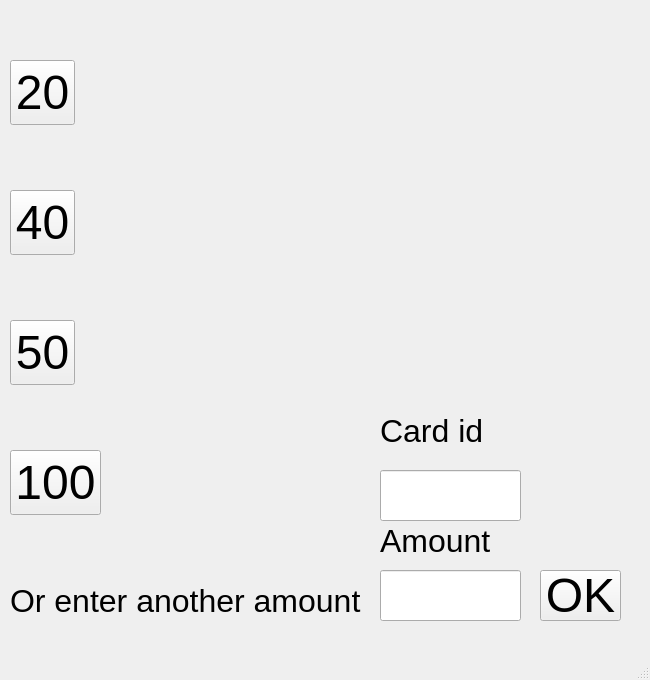
<?xml version="1.0" encoding="UTF-8"?>
<ui version="4.0">
 <class>MainWindow</class>
 <widget class="QMainWindow" name="MainWindow">
  <property name="geometry">
   <rect>
    <x>0</x>
    <y>0</y>
    <width>650</width>
    <height>680</height>
   </rect>
  </property>
  <property name="windowTitle">
   <string>MainWindow</string>
  </property>
  <widget class="QWidget" name="centralwidget">
   <widget class="QLabel" name="label_8">
    <property name="geometry">
     <rect>
      <x>10</x>
      <y>580</y>
      <width>361</width>
      <height>41</height>
     </rect>
    </property>
    <property name="font">
     <font>
      <pointsize>24</pointsize>
     </font>
    </property>
    <property name="text">
     <string>Or enter another amount</string>
    </property>
   </widget>
   <widget class="QLineEdit" name="addAmount">
    <property name="geometry">
     <rect>
      <x>380</x>
      <y>570</y>
      <width>141</width>
      <height>51</height>
     </rect>
    </property>
   </widget>
   <widget class="QPushButton" name="btnhundred">
    <property name="geometry">
     <rect>
      <x>10</x>
      <y>450</y>
      <width>91</width>
      <height>65</height>
     </rect>
    </property>
    <property name="font">
     <font>
      <pointsize>36</pointsize>
     </font>
    </property>
    <property name="text">
     <string>100</string>
    </property>
   </widget>
   <widget class="QPushButton" name="btnfifty">
    <property name="geometry">
     <rect>
      <x>10</x>
      <y>320</y>
      <width>65</width>
      <height>65</height>
     </rect>
    </property>
    <property name="font">
     <font>
      <pointsize>36</pointsize>
     </font>
    </property>
    <property name="text">
     <string>50</string>
    </property>
   </widget>
   <widget class="QPushButton" name="btntwenty">
    <property name="geometry">
     <rect>
      <x>10</x>
      <y>60</y>
      <width>65</width>
      <height>65</height>
     </rect>
    </property>
    <property name="font">
     <font>
      <pointsize>36</pointsize>
     </font>
    </property>
    <property name="text">
     <string>20</string>
    </property>
   </widget>
   <widget class="QPushButton" name="btnfourty">
    <property name="geometry">
     <rect>
      <x>10</x>
      <y>190</y>
      <width>65</width>
      <height>65</height>
     </rect>
    </property>
    <property name="font">
     <font>
      <pointsize>36</pointsize>
     </font>
    </property>
    <property name="text">
     <string>40</string>
    </property>
   </widget>
   <widget class="QPushButton" name="btn7_5">
    <property name="geometry">
     <rect>
      <x>540</x>
      <y>570</y>
      <width>81</width>
      <height>51</height>
     </rect>
    </property>
    <property name="font">
     <font>
      <pointsize>36</pointsize>
     </font>
    </property>
    <property name="text">
     <string>OK</string>
    </property>
   </widget>
   <widget class="QLabel" name="label_9">
    <property name="geometry">
     <rect>
      <x>380</x>
      <y>520</y>
      <width>121</width>
      <height>41</height>
     </rect>
    </property>
    <property name="font">
     <font>
      <pointsize>24</pointsize>
     </font>
    </property>
    <property name="text">
     <string>Amount</string>
    </property>
   </widget>
   <widget class="QLineEdit" name="addAmount_2">
    <property name="geometry">
     <rect>
      <x>380</x>
      <y>470</y>
      <width>141</width>
      <height>51</height>
     </rect>
    </property>
   </widget>
   <widget class="QLabel" name="label_10">
    <property name="geometry">
     <rect>
      <x>380</x>
      <y>410</y>
      <width>121</width>
      <height>41</height>
     </rect>
    </property>
    <property name="font">
     <font>
      <pointsize>24</pointsize>
     </font>
    </property>
    <property name="text">
     <string>Card id</string>
    </property>
   </widget>
  </widget>
  <widget class="QMenuBar" name="menubar">
   <property name="geometry">
    <rect>
     <x>0</x>
     <y>0</y>
     <width>650</width>
     <height>21</height>
    </rect>
   </property>
  </widget>
  <widget class="QStatusBar" name="statusbar"/>
 </widget>
 <resources/>
 <connections/>
</ui>
